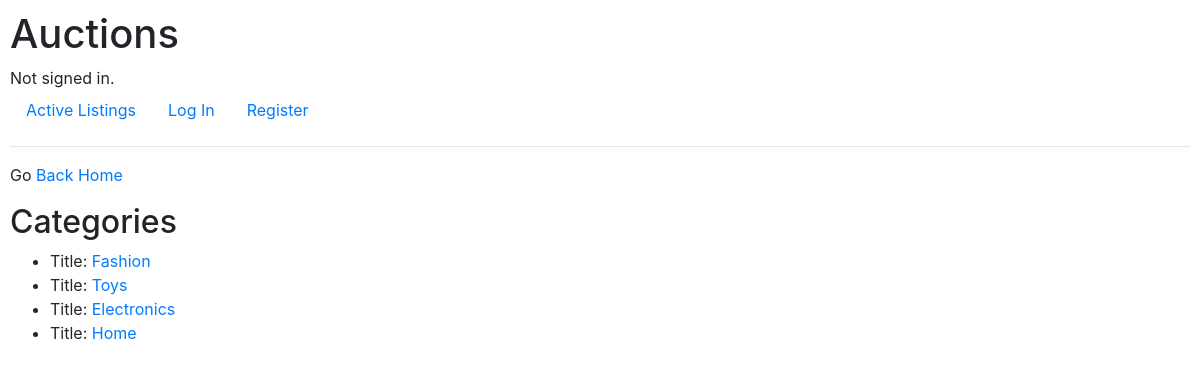
Page /categories/ on the committed database.
### auctions/models.py (models this page shows, shortened)
class Category(models.Model):
    name = models.CharField(max_length=60)

### auctions/views.py (the view)
# urls.py: path("categories/", views.categories, name="categories"),
def categories(request):
    categories = Category.objects.all()
    return render(request, "auctions/categories.html", {
        "categories": categories
    })

### auctions/templates/auctions/categories.html
{% extends "auctions/layout.html" %}
{% block body %}
    <p> Go <a href="{% url 'index' %}">Back Home </a></p>
    <h2>Categories</h2>
    {% if categories %}
    <ul>
        {% for category in categories %}
        <li>Title: <a href="{% url 'category' category.id %}">{{category.name}}</a></li>
        {% endfor %}
    </ul>
    {% else %}
    No category listed.
    {% endif %}
{% endblock %}

### auctions/static/auctions/styles.css (style rules this page uses)
body { padding: 10px; }

### rows in the picture
Category: name "Fashion"
Category: name "Toys"
Category: name "Electronics"
Category: name "Home"
